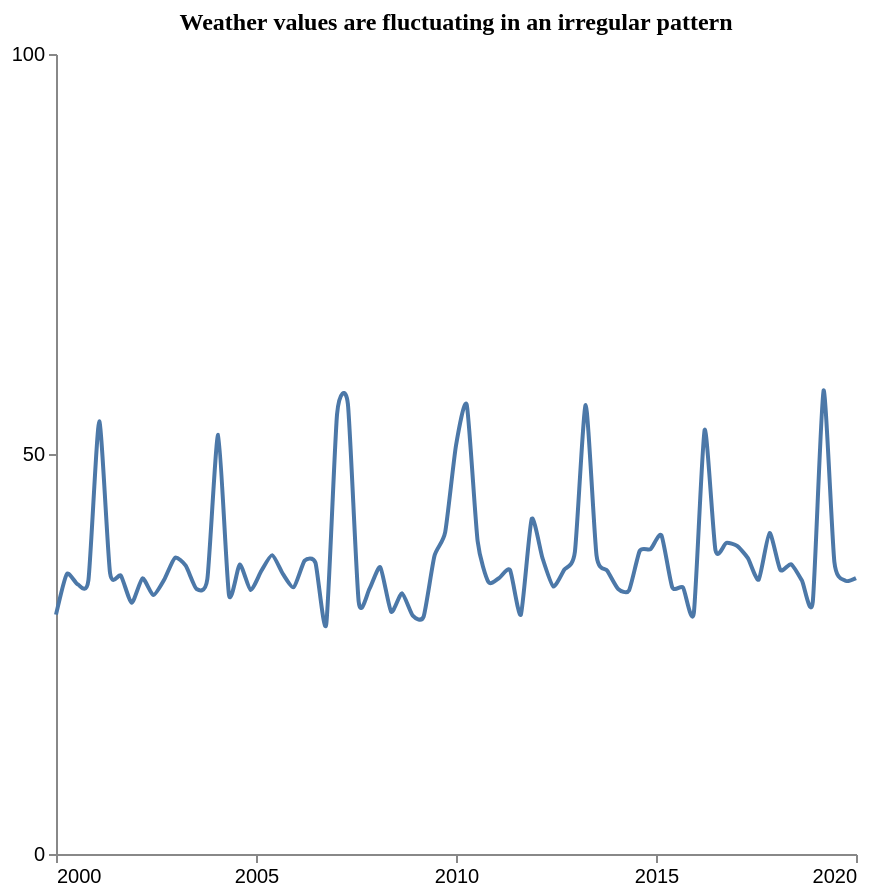

Vega-Lite specification for this chart:
### Vega-Lite specification from a JSON file in a GitHub repository (floating-point values rounded to 4 significant figures)
{"$schema": "https://vega.github.io/schema/vega-lite/v5.json", "description": "Pattern: Periodic", "data": {"values": [{"X": 2000.0, "Y": 29.92}, {"X": 2000.0, "Y": 34.99}, {"X": 2001.0, "Y": 33.72}, {"X": 2001.0, "Y": 34.23}, {"X": 2001.0, "Y": 54.08}, {"X": 2001.0, "Y": 35.12}, {"X": 2002.0, "Y": 34.79}, {"X": 2002.0, "Y": 31.39}, {"X": 2002.0, "Y": 34.45}, {"X": 2002.0, "Y": 32.36}, {"X": 2003.0, "Y": 34.27}, {"X": 2003.0, "Y": 37.02}, {"X": 2003.0, "Y": 36.03}, {"X": 2004.0, "Y": 33.12}, {"X": 2004.0, "Y": 34.38}, {"X": 2004.0, "Y": 52.39}, {"X": 2004.0, "Y": 32.39}, {"X": 2005.0, "Y": 36.19}, {"X": 2005.0, "Y": 33.0}, {"X": 2005.0, "Y": 35.4}, {"X": 2005.0, "Y": 37.36}, {"X": 2006.0, "Y": 34.98}, {"X": 2006.0, "Y": 33.36}, {"X": 2006.0, "Y": 36.66}, {"X": 2006.0, "Y": 36.41}, {"X": 2007.0, "Y": 28.73}, {"X": 2007.0, "Y": 55.01}, {"X": 2007.0, "Y": 56.26}, {"X": 2008.0, "Y": 31.52}, {"X": 2008.0, "Y": 33.15}, {"X": 2008.0, "Y": 35.84}, {"X": 2008.0, "Y": 30.28}, {"X": 2009.0, "Y": 32.59}, {"X": 2009.0, "Y": 29.8}, {"X": 2009.0, "Y": 29.65}, {"X": 2009.0, "Y": 37.22}, {"X": 2010.0, "Y": 40.23}, {"X": 2010.0, "Y": 51.06}, {"X": 2010.0, "Y": 56.11}, {"X": 2011.0, "Y": 39.14}, {"X": 2011.0, "Y": 34.0}, {"X": 2011.0, "Y": 34.51}, {"X": 2011.0, "Y": 35.49}, {"X": 2012.0, "Y": 29.92}, {"X": 2012.0, "Y": 41.88}, {"X": 2012.0, "Y": 36.99}, {"X": 2012.0, "Y": 33.45}, {"X": 2013.0, "Y": 35.52}, {"X": 2013.0, "Y": 37.78}, {"X": 2013.0, "Y": 56.14}, {"X": 2014.0, "Y": 37.32}, {"X": 2014.0, "Y": 35.4}, {"X": 2014.0, "Y": 33.13}, {"X": 2014.0, "Y": 32.93}, {"X": 2015.0, "Y": 37.9}, {"X": 2015.0, "Y": 38.11}, {"X": 2015.0, "Y": 39.84}, {"X": 2015.0, "Y": 33.35}, {"X": 2016.0, "Y": 33.32}, {"X": 2016.0, "Y": 30.14}, {"X": 2016.0, "Y": 53.01}, {"X": 2016.0, "Y": 37.97}, {"X": 2017.0, "Y": 38.9}, {"X": 2017.0, "Y": 38.51}, {"X": 2017.0, "Y": 36.98}, {"X": 2018.0, "Y": 34.3}, {"X": 2018.0, "Y": 40.13}, {"X": 2018.0, "Y": 35.52}, {"X": 2018.0, "Y": 36.23}, {"X": 2019.0, "Y": 34.17}, {"X": 2019.0, "Y": 31.5}, {"X": 2019.0, "Y": 57.94}, {"X": 2019.0, "Y": 36.51}, {"X": 2020.0, "Y": 34.18}, {"X": 2020.0, "Y": 34.49}]}, "mark": {"type": "line", "interpolate": "cardinal", "tension": 0.4}, "encoding": {"x": {"field": "X", "type": "quantitative", "title": "", "axis": {"grid": false, "format": "d", "values": [2000, 2005, 2010, 2015, 2020], "tickSize": 4}, "scale": {"domain": [2000, 2020]}}, "y": {"field": "Y", "type": "quantitative", "title": "", "axis": {"grid": false, "format": "d", "values": [0, 50, 100], "tickSize": 4, "tickOpacity": 1}, "scale": {"domain": [0, 100]}}}, "title": {"text": "Weather values are fluctuating in an irregular pattern", "anchor": "middle", "font": "Tahoma", "fontSize": 12}, "config": {"lineBreak": "^", "view": {"stroke": null}}, "height": 400, "width": 400, "autosize": "pad"}
